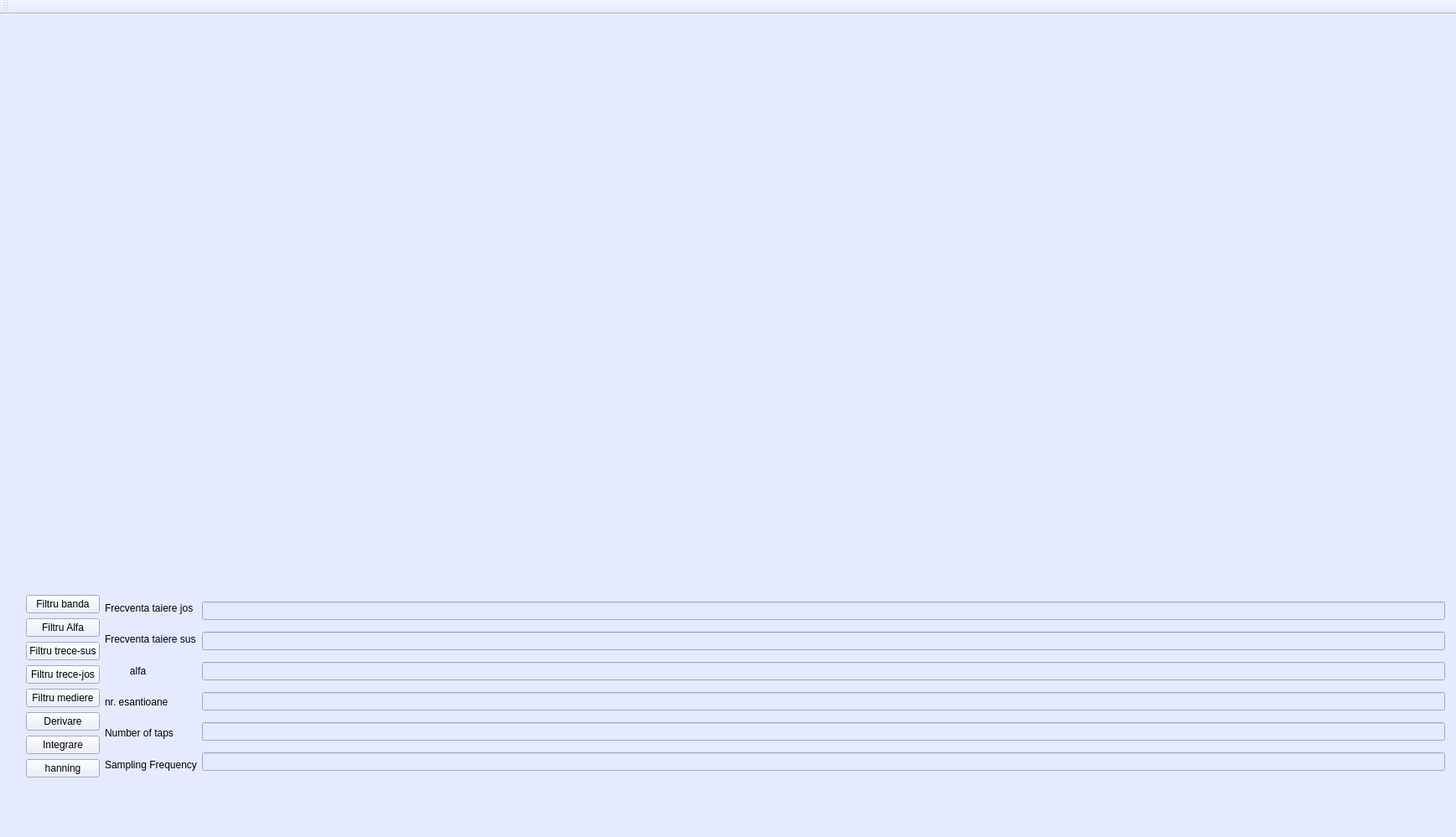
<?xml version="1.0" encoding="UTF-8"?>
<ui version="4.0">
 <class>proiectClass</class>
 <widget class="QMainWindow" name="proiectClass">
  <property name="geometry">
   <rect>
    <x>0</x>
    <y>0</y>
    <width>1737</width>
    <height>999</height>
   </rect>
  </property>
  <property name="sizePolicy">
   <sizepolicy hsizetype="Expanding" vsizetype="Expanding">
    <horstretch>0</horstretch>
    <verstretch>0</verstretch>
   </sizepolicy>
  </property>
  <property name="minimumSize">
   <size>
    <width>0</width>
    <height>0</height>
   </size>
  </property>
  <property name="mouseTracking">
   <bool>false</bool>
  </property>
  <property name="windowTitle">
   <string>proiect</string>
  </property>
  <property name="styleSheet">
   <string notr="true">background-color: rgb(122, 118, 127);
background-color: rgb(230, 234, 255);</string>
  </property>
  <property name="iconSize">
   <size>
    <width>100</width>
    <height>100</height>
   </size>
  </property>
  <widget class="QWidget" name="centralWidget">
   <widget class="QWidget" name="layoutWidget">
    <property name="geometry">
     <rect>
      <x>20</x>
      <y>11</y>
      <width>1721</width>
      <height>911</height>
     </rect>
    </property>
    <layout class="QGridLayout" name="gridLayout">
     <item row="0" column="0" colspan="4">
      <layout class="QVBoxLayout" name="verticalLayout">
       <item>
        <widget class="QCustomPlot" name="customplot" native="true">
         <property name="styleSheet">
          <string notr="true"/>
         </property>
        </widget>
       </item>
       <item>
        <widget class="QCustomPlot" name="filtru" native="true"/>
       </item>
      </layout>
     </item>
     <item row="1" column="1">
      <layout class="QVBoxLayout" name="verticalLayout_3">
       <item>
        <widget class="QLabel" name="label">
         <property name="text">
          <string>Frecventa taiere jos</string>
         </property>
        </widget>
       </item>
       <item>
        <widget class="QLabel" name="label_2">
         <property name="text">
          <string>Frecventa taiere sus</string>
         </property>
        </widget>
       </item>
       <item>
        <widget class="QLabel" name="label_3">
         <property name="text">
          <string>         alfa     </string>
         </property>
        </widget>
       </item>
       <item>
        <widget class="QLabel" name="label_4">
         <property name="text">
          <string>nr. esantioane</string>
         </property>
        </widget>
       </item>
       <item>
        <widget class="QLabel" name="label_5">
         <property name="text">
          <string>Number of taps</string>
         </property>
        </widget>
       </item>
       <item>
        <widget class="QLabel" name="label_6">
         <property name="text">
          <string>Sampling Frequency</string>
         </property>
        </widget>
       </item>
      </layout>
     </item>
     <item row="1" column="2">
      <layout class="QVBoxLayout" name="verticalLayout_2">
       <item>
        <widget class="QLineEdit" name="taiere_jos"/>
       </item>
       <item>
        <widget class="QLineEdit" name="taiere_sus"/>
       </item>
       <item>
        <widget class="QLineEdit" name="alfa"/>
       </item>
       <item>
        <widget class="QLineEdit" name="esantion"/>
       </item>
       <item>
        <widget class="QLineEdit" name="taps"/>
       </item>
       <item>
        <widget class="QLineEdit" name="sample"/>
       </item>
      </layout>
     </item>
     <item row="1" column="3">
      <layout class="QHBoxLayout" name="horizontalLayout"/>
     </item>
     <item row="1" column="0">
      <layout class="QVBoxLayout" name="verticalLayout_4">
       <item>
        <widget class="QPushButton" name="banda">
         <property name="text">
          <string>Filtru banda</string>
         </property>
        </widget>
       </item>
       <item>
        <widget class="QPushButton" name="filtru_alfa">
         <property name="text">
          <string>Filtru Alfa</string>
         </property>
        </widget>
       </item>
       <item>
        <widget class="QPushButton" name="filtru_sus">
         <property name="text">
          <string>Filtru trece-sus</string>
         </property>
        </widget>
       </item>
       <item>
        <widget class="QPushButton" name="filtru_jos">
         <property name="text">
          <string>Filtru trece-jos</string>
         </property>
        </widget>
       </item>
       <item>
        <widget class="QPushButton" name="filtru_mediere">
         <property name="text">
          <string>Filtru mediere</string>
         </property>
        </widget>
       </item>
       <item>
        <widget class="QPushButton" name="derivare">
         <property name="text">
          <string>Derivare</string>
         </property>
        </widget>
       </item>
       <item>
        <widget class="QPushButton" name="integrare">
         <property name="text">
          <string>Integrare</string>
         </property>
        </widget>
       </item>
       <item>
        <widget class="QPushButton" name="pushButton">
         <property name="text">
          <string>hanning</string>
         </property>
        </widget>
       </item>
      </layout>
     </item>
    </layout>
   </widget>
  </widget>
  <widget class="QMenuBar" name="menuBar">
   <property name="geometry">
    <rect>
     <x>0</x>
     <y>0</y>
     <width>1737</width>
     <height>18</height>
    </rect>
   </property>
  </widget>
  <widget class="QToolBar" name="mainToolBar">
   <attribute name="toolBarArea">
    <enum>TopToolBarArea</enum>
   </attribute>
   <attribute name="toolBarBreak">
    <bool>false</bool>
   </attribute>
  </widget>
  <widget class="QStatusBar" name="statusBar"/>
 </widget>
 <layoutdefault spacing="6" margin="11"/>
 <customwidgets>
  <customwidget>
   <class>QCustomPlot</class>
   <extends>QWidget</extends>
   <header location="global">qcustomplot.h</header>
   <container>1</container>
  </customwidget>
 </customwidgets>
 <resources>
  <include location="proiect.qrc"/>
 </resources>
 <connections>
  <connection>
   <sender>filtru_jos</sender>
   <signal>clicked()</signal>
   <receiver>filtru</receiver>
   <slot>show()</slot>
   <hints>
    <hint type="sourcelabel">
     <x>83</x>
     <y>376</y>
    </hint>
    <hint type="destinationlabel">
     <x>115</x>
     <y>290</y>
    </hint>
   </hints>
  </connection>
  <connection>
   <sender>filtru_sus</sender>
   <signal>clicked()</signal>
   <receiver>filtru</receiver>
   <slot>show()</slot>
   <hints>
    <hint type="sourcelabel">
     <x>195</x>
     <y>393</y>
    </hint>
    <hint type="destinationlabel">
     <x>191</x>
     <y>286</y>
    </hint>
   </hints>
  </connection>
  <connection>
   <sender>filtru_alfa</sender>
   <signal>clicked()</signal>
   <receiver>filtru</receiver>
   <slot>show()</slot>
   <hints>
    <hint type="sourcelabel">
     <x>274</x>
     <y>388</y>
    </hint>
    <hint type="destinationlabel">
     <x>287</x>
     <y>300</y>
    </hint>
   </hints>
  </connection>
  <connection>
   <sender>filtru_mediere</sender>
   <signal>clicked()</signal>
   <receiver>filtru</receiver>
   <slot>show()</slot>
   <hints>
    <hint type="sourcelabel">
     <x>51</x>
     <y>311</y>
    </hint>
    <hint type="destinationlabel">
     <x>325</x>
     <y>168</y>
    </hint>
   </hints>
  </connection>
  <connection>
   <sender>derivare</sender>
   <signal>clicked()</signal>
   <receiver>filtru</receiver>
   <slot>show()</slot>
   <hints>
    <hint type="sourcelabel">
     <x>51</x>
     <y>338</y>
    </hint>
    <hint type="destinationlabel">
     <x>325</x>
     <y>168</y>
    </hint>
   </hints>
  </connection>
 </connections>
</ui>
